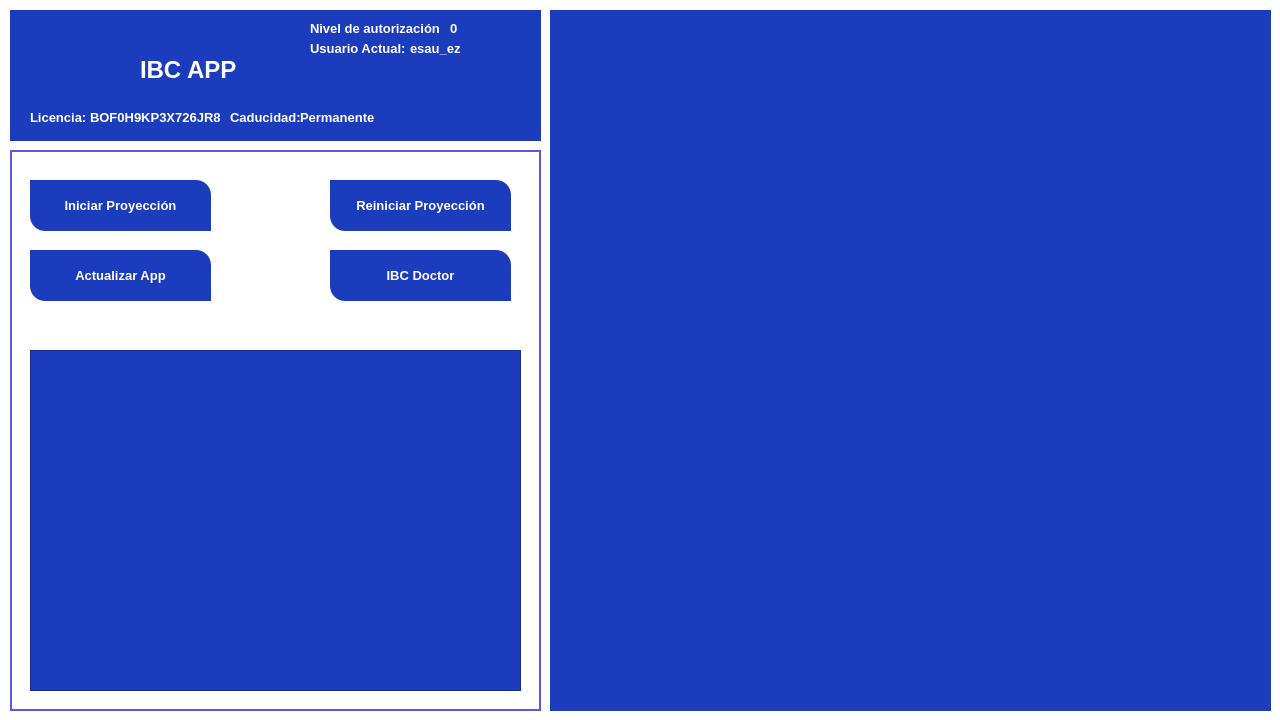
<?xml version="1.0" encoding="UTF-8"?>
<ui version="4.0">
 <class>MainWindow</class>
 <widget class="QMainWindow" name="MainWindow">
  <property name="geometry">
   <rect>
    <x>0</x>
    <y>0</y>
    <width>1280</width>
    <height>720</height>
   </rect>
  </property>
  <property name="minimumSize">
   <size>
    <width>1280</width>
    <height>720</height>
   </size>
  </property>
  <property name="maximumSize">
   <size>
    <width>1920</width>
    <height>1080</height>
   </size>
  </property>
  <property name="windowTitle">
   <string>IBC APP</string>
  </property>
  <property name="windowIcon">
   <iconset resource="../resources.qrc">
    <normaloff>:/img/assets/img/Logo.png</normaloff>:/img/assets/img/Logo.png</iconset>
  </property>
  <property name="styleSheet">
   <string notr="true">/*-----QWidget-----*/
QWidget
{
	background-color: #fff;
	color: red;

}


/*-----QLabel-----*/
QLabel
{
	background-color: transparent;
	color: #454544;
	font-weight: bold;
	font-size: 13px;

}


/*-----QPushButton-----*/
QPushButton
{
	background-color: #1b3cbd;
	color: #fff;
	font-size: 13px;
	font-weight: bold;
	border-top-right-radius: 15px;
	border-top-left-radius: 0px;
	border-bottom-right-radius: 0px;
	border-bottom-left-radius: 15px;
	padding: 10px;

}


QPushButton::disabled
{
	background-color: #1b3cbd;

}


QPushButton::hover
{
	background-color: #254de8;

}


QPushButton::pressed
{
	background-color: #1b3cbd;

}


/*-----QCheckBox-----*/
QCheckBox
{
	background-color: transparent;
	color: #5c55e9;
	font-size: 10px;
	font-weight: bold;
	border: none;
	border-radius: 5px;

}


/*-----QCheckBox-----*/
QCheckBox::indicator
{
    background-color: #323232;
    border: 1px solid darkgray;
    width: 12px;
    height: 12px;

}


QCheckBox::indicator:checked
{
    image:url(&quot;./ressources/check.png&quot;);
	background-color: #5c55e9;
    border: 1px solid #5c55e9;

}


QCheckBox::indicator:unchecked:hover
{
    border: 1px solid #5c55e9;

}


QCheckBox::disabled
{
	color: #656565;

}


QCheckBox::indicator:disabled
{
	background-color: #656565;
	color: #656565;
    border: 1px solid #656565;

}


/*-----QLineEdit-----*/
QLineEdit
{
	background-color: #c2c7d5;
	color: #2a547f;
	border: none;
	padding: 5px;

}


/*-----QListView-----*/
QListView
{
	background-color: #5c55e9;
	color: #fff;
	font-size: 14px;
	font-weight: bold;
	show-decoration-selected: 0;
	border-radius: 4px;
	padding-left: -15px;
	padding-right: -15px;
	padding-top: 5px;

} 


QListView:disabled 
{
	background-color: #5c5c5c;

}


QListView::item
{
	background-color: #454e5e;
	border: none;
	padding: 10px;
	border-radius: 0px;
	padding-left : 10px;
	height: 32px;

}


QListView::item:selected
{
	color: #000;
	background-color: #fff;

}


QListView::item:!selected
{
	color:white;
	background-color: transparent;
	border: none;
	padding-left : 10px;

}


QListView::item:!selected:hover
{
	color: #fff;
	background-color: #5564f2;
	border: none;
	padding-left : 10px;

}


/*-----QTreeView-----*/
QTreeView 
{
	background-color: #fff;
	show-decoration-selected: 0;
	color: #454544;

}


QTreeView:disabled
{
	background-color: #242526;
	show-decoration-selected: 0;

}


QTreeView::item 
{
	border-top-color: transparent;
	border-bottom-color: transparent;

}


QTreeView::item:hover 
{
	background-color: #bcbdbb;
	color: #000;

}


QTreeView::item:selected 
{
	background-color: #5c55e9;
	color: #fff;

}


QTreeView::item:selected:active
{
	background-color: #5c55e9;
	color: #fff;

}


QTreeView::item:selected:disabled
{
	background-color: #525251;
	color: #656565;

}


QTreeView::branch:has-children:!has-siblings:closed,
QTreeView::branch:closed:has-children:has-siblings 
{
	image: url(://tree-closed.png);

}

QTreeView::branch:open:has-children:!has-siblings,
QTreeView::branch:open:has-children:has-siblings  
{
	image: url(://tree-open.png);

}


/*-----QTableView &amp; QTableWidget-----*/
QTableView
{
    background-color: #fff;
	border: 1px solid gray;
    color: #454544;
    gridline-color: gray;
    outline : 0;

}


QTableView::disabled
{
    background-color: #242526;
    border: 1px solid #32414B;
    color: #656565;
    gridline-color: #656565;
    outline : 0;

}


QTableView::item:hover 
{
    background-color: #bcbdbb;
    color: #000;

}


QTableView::item:selected 
{
	background-color: #5c55e9;
    color: #fff;

}


QTableView::item:selected:disabled
{
    background-color: #1a1b1c;
    border: 2px solid #525251;
    color: #656565;

}


QTableCornerButton::section
{
	background-color: #ced5e3;
	border: none;
    color: #fff;

}


QHeaderView::section
{
	color: #2a547f;
	border: 0px;
	background-color: #ced5e3;
	padding: 5px;

}


QHeaderView::section:disabled
{
    background-color: #525251;
    color: #656565;

}


QHeaderView::section:checked
{
    color: #fff;
    background-color: #5c55e9;

}


QHeaderView::section:checked:disabled
{
    color: #656565;
    background-color: #525251;

}


QHeaderView::section::vertical::first,
QHeaderView::section::vertical::only-one
{
    border-top: 1px solid #353635;

}


QHeaderView::section::vertical
{
    border-top: 1px solid #353635;

}


QHeaderView::section::horizontal::first,
QHeaderView::section::horizontal::only-one
{
    border-left: 1px solid #353635;

}


QHeaderView::section::horizontal
{
    border-left: 1px solid #353635;

}


/*-----QScrollBar-----*/
QScrollBar:horizontal 
{
    background-color: transparent;
    height: 8px;
    margin: 0px;
    padding: 0px;

}


QScrollBar::handle:horizontal 
{
    border: none;
	min-width: 100px;
    background-color: #7e92b7;

}


QScrollBar::add-line:horizontal, 
QScrollBar::sub-line:horizontal,
QScrollBar::add-page:horizontal, 
QScrollBar::sub-page:horizontal 
{
    width: 0px;
    background-color: #d8dce6;

}


QScrollBar:vertical 
{
    background-color: transparent;
    width: 8px;
    margin: 0;

}


QScrollBar::handle:vertical 
{
    border: none;
	min-height: 100px;
    background-color: #7e92b7;

}


QScrollBar::add-line:vertical, 
QScrollBar::sub-line:vertical,
QScrollBar::add-page:vertical, 
QScrollBar::sub-page:vertical 
{
    height: 0px;
    background-color: #d8dce6;

}
</string>
  </property>
  <widget class="QWidget" name="centralwidget">
   <property name="styleSheet">
    <string notr="true"/>
   </property>
   <widget class="QLabel" name="label">
    <property name="geometry">
     <rect>
      <x>10</x>
      <y>10</y>
      <width>531</width>
      <height>131</height>
     </rect>
    </property>
    <property name="styleSheet">
     <string notr="true">background-color: #1b3cbd;</string>
    </property>
    <property name="text">
     <string>&lt;html&gt;&lt;head/&gt;&lt;body&gt;&lt;p&gt;&lt;br/&gt;&lt;/p&gt;&lt;/body&gt;&lt;/html&gt;</string>
    </property>
   </widget>
   <widget class="QStackedWidget" name="stackedWidget">
    <property name="geometry">
     <rect>
      <x>550</x>
      <y>10</y>
      <width>721</width>
      <height>701</height>
     </rect>
    </property>
    <property name="styleSheet">
     <string notr="true">background-color: #1b3cbd;
color: #1b3cbd</string>
    </property>
    <property name="currentIndex">
     <number>0</number>
    </property>
    <widget class="QWidget" name="splash">
     <widget class="QLabel" name="label_13">
      <property name="geometry">
       <rect>
        <x>80</x>
        <y>80</y>
        <width>581</width>
        <height>511</height>
       </rect>
      </property>
      <property name="text">
       <string>&lt;img src=&quot;:/img/assets/img/Logo.png&quot; width=&quot;600&quot;/&gt;</string>
      </property>
     </widget>
    </widget>
   </widget>
   <widget class="QLabel" name="label_2">
    <property name="geometry">
     <rect>
      <x>20</x>
      <y>10</y>
      <width>151</width>
      <height>91</height>
     </rect>
    </property>
    <property name="text">
     <string>&lt;img src=&quot;:/img/assets/img/Logo.png&quot; width=&quot;120&quot;/&gt;</string>
    </property>
   </widget>
   <widget class="QLabel" name="label_3">
    <property name="geometry">
     <rect>
      <x>140</x>
      <y>40</y>
      <width>171</width>
      <height>61</height>
     </rect>
    </property>
    <property name="text">
     <string>&lt;html&gt;&lt;head/&gt;&lt;body&gt;&lt;p&gt;&lt;span style=&quot; font-size:18pt; color:#ffffff;&quot;&gt;IBC APP&lt;/span&gt;&lt;/p&gt;&lt;/body&gt;&lt;/html&gt;</string>
    </property>
   </widget>
   <widget class="QLabel" name="label_4">
    <property name="geometry">
     <rect>
      <x>30</x>
      <y>110</y>
      <width>61</width>
      <height>16</height>
     </rect>
    </property>
    <property name="text">
     <string>&lt;html&gt;&lt;head/&gt;&lt;body&gt;&lt;p&gt;&lt;span style=&quot; font-size:10pt; color:#ffffff;&quot;&gt;Licencia:&lt;/span&gt;&lt;/p&gt;&lt;/body&gt;&lt;/html&gt;</string>
    </property>
   </widget>
   <widget class="QLabel" name="label_5">
    <property name="geometry">
     <rect>
      <x>90</x>
      <y>110</y>
      <width>131</width>
      <height>16</height>
     </rect>
    </property>
    <property name="text">
     <string>&lt;html&gt;&lt;head/&gt;&lt;body&gt;&lt;p&gt;&lt;span style=&quot; color:#ffffff;&quot;&gt;BOF0H9KP3X726JR8&lt;/span&gt;&lt;/p&gt;&lt;/body&gt;&lt;/html&gt;</string>
    </property>
   </widget>
   <widget class="QLabel" name="label_6">
    <property name="geometry">
     <rect>
      <x>230</x>
      <y>110</y>
      <width>71</width>
      <height>16</height>
     </rect>
    </property>
    <property name="text">
     <string>&lt;html&gt;&lt;head/&gt;&lt;body&gt;&lt;p&gt;&lt;span style=&quot; font-size:10pt; color:#ffffff;&quot;&gt;Caducidad:&lt;/span&gt;&lt;/p&gt;&lt;/body&gt;&lt;/html&gt;</string>
    </property>
   </widget>
   <widget class="QLabel" name="label_7">
    <property name="geometry">
     <rect>
      <x>300</x>
      <y>110</y>
      <width>81</width>
      <height>16</height>
     </rect>
    </property>
    <property name="text">
     <string>&lt;html&gt;&lt;head/&gt;&lt;body&gt;&lt;p&gt;&lt;span style=&quot; font-size:10pt; color:#ffffff;&quot;&gt;Permanente&lt;/span&gt;&lt;/p&gt;&lt;/body&gt;&lt;/html&gt;</string>
    </property>
   </widget>
   <widget class="QLabel" name="label_8">
    <property name="geometry">
     <rect>
      <x>310</x>
      <y>20</y>
      <width>181</width>
      <height>16</height>
     </rect>
    </property>
    <property name="styleSheet">
     <string notr="true">color: rgb(255, 255, 255);</string>
    </property>
    <property name="text">
     <string>Nivel de autorización</string>
    </property>
   </widget>
   <widget class="QLabel" name="label_9">
    <property name="geometry">
     <rect>
      <x>450</x>
      <y>20</y>
      <width>41</width>
      <height>16</height>
     </rect>
    </property>
    <property name="styleSheet">
     <string notr="true">color: rgb(255, 255, 255);</string>
    </property>
    <property name="text">
     <string>0</string>
    </property>
   </widget>
   <widget class="QLabel" name="label_10">
    <property name="geometry">
     <rect>
      <x>310</x>
      <y>40</y>
      <width>101</width>
      <height>16</height>
     </rect>
    </property>
    <property name="styleSheet">
     <string notr="true">color: rgb(255, 255, 255);</string>
    </property>
    <property name="text">
     <string>Usuario Actual:</string>
    </property>
   </widget>
   <widget class="QLabel" name="label_11">
    <property name="geometry">
     <rect>
      <x>410</x>
      <y>40</y>
      <width>121</width>
      <height>16</height>
     </rect>
    </property>
    <property name="styleSheet">
     <string notr="true">color: rgb(255, 255, 255);</string>
    </property>
    <property name="text">
     <string>esau_ez</string>
    </property>
   </widget>
   <widget class="QLabel" name="label_12">
    <property name="geometry">
     <rect>
      <x>10</x>
      <y>150</y>
      <width>531</width>
      <height>561</height>
     </rect>
    </property>
    <property name="styleSheet">
     <string notr="true">background-color: rgb(255, 255, 255);
border: 2px solid #5c55e9</string>
    </property>
    <property name="text">
     <string>&lt;html&gt;&lt;head/&gt;&lt;body&gt;&lt;p&gt;&lt;br/&gt;&lt;/p&gt;&lt;/body&gt;&lt;/html&gt;</string>
    </property>
   </widget>
   <widget class="QPushButton" name="pushButton">
    <property name="geometry">
     <rect>
      <x>330</x>
      <y>250</y>
      <width>181</width>
      <height>51</height>
     </rect>
    </property>
    <property name="text">
     <string>IBC Doctor</string>
    </property>
    <property name="icon">
     <iconset resource="../resources.qrc">
      <normaloff>:/Icons/assets/Icons/almuerzo-cohete.png</normaloff>:/Icons/assets/Icons/almuerzo-cohete.png</iconset>
    </property>
    <property name="iconSize">
     <size>
      <width>20</width>
      <height>20</height>
     </size>
    </property>
   </widget>
   <widget class="QPushButton" name="pushButton_2">
    <property name="geometry">
     <rect>
      <x>330</x>
      <y>180</y>
      <width>181</width>
      <height>51</height>
     </rect>
    </property>
    <property name="text">
     <string>Reiniciar Proyección</string>
    </property>
    <property name="icon">
     <iconset resource="../resources.qrc">
      <normaloff>:/Icons/assets/Icons/actualizar.png</normaloff>:/Icons/assets/Icons/actualizar.png</iconset>
    </property>
    <property name="iconSize">
     <size>
      <width>20</width>
      <height>20</height>
     </size>
    </property>
   </widget>
   <widget class="QPushButton" name="pushButton_4">
    <property name="geometry">
     <rect>
      <x>30</x>
      <y>250</y>
      <width>181</width>
      <height>51</height>
     </rect>
    </property>
    <property name="text">
     <string>Actualizar App</string>
    </property>
    <property name="icon">
     <iconset resource="../resources.qrc">
      <normaloff>:/Icons/assets/Icons/monedas.png</normaloff>:/Icons/assets/Icons/monedas.png</iconset>
    </property>
    <property name="iconSize">
     <size>
      <width>20</width>
      <height>20</height>
     </size>
    </property>
   </widget>
   <widget class="QPushButton" name="pushButton_5">
    <property name="geometry">
     <rect>
      <x>30</x>
      <y>180</y>
      <width>181</width>
      <height>51</height>
     </rect>
    </property>
    <property name="text">
     <string>Iniciar Proyección</string>
    </property>
    <property name="icon">
     <iconset resource="../resources.qrc">
      <normaloff>:/Icons/assets/Icons/tornillo.png</normaloff>:/Icons/assets/Icons/tornillo.png</iconset>
    </property>
    <property name="iconSize">
     <size>
      <width>20</width>
      <height>20</height>
     </size>
    </property>
   </widget>
   <widget class="QPlainTextEdit" name="plainTextEdit">
    <property name="geometry">
     <rect>
      <x>30</x>
      <y>350</y>
      <width>491</width>
      <height>341</height>
     </rect>
    </property>
    <property name="font">
     <font>
      <bold>true</bold>
     </font>
    </property>
    <property name="styleSheet">
     <string notr="true">background-color: #1b3cbd;
color:  #ffffff</string>
    </property>
    <property name="plainText">
     <string/>
    </property>
    <property name="textInteractionFlags">
     <set>Qt::TextSelectableByKeyboard|Qt::TextSelectableByMouse</set>
    </property>
   </widget>
  </widget>
 </widget>
 <resources>
  <include location="../resources.qrc"/>
 </resources>
 <connections/>
</ui>
